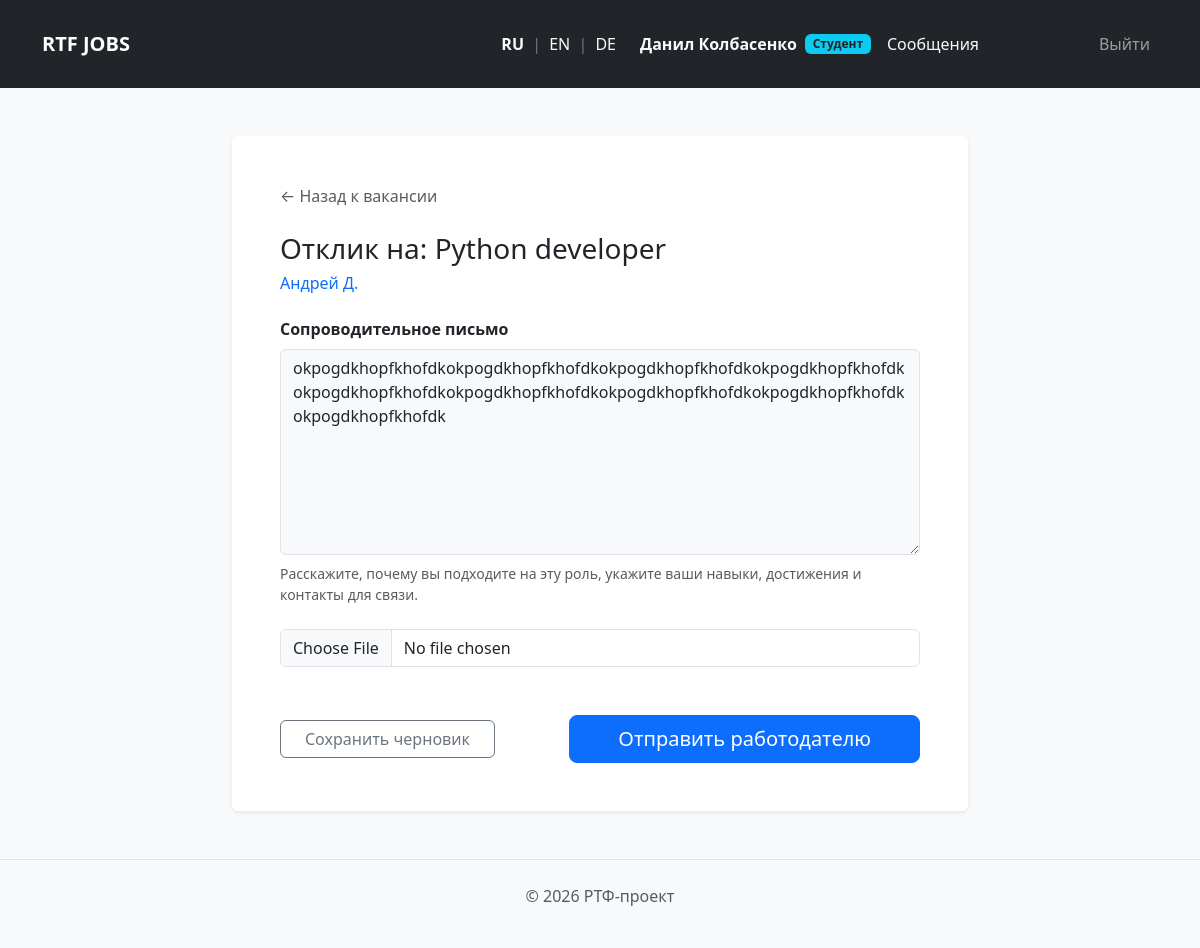
The page /apply/1 (signed in) on the database its author committed.
### app/models/vacancy.py (models this page shows)
class Vacancy(db.Model):
    __tablename__ = 'vacancies'
    id = db.Column(db.Integer, primary_key=True)
    title_ru = db.Column(db.String(150), nullable=False)
    title_en = db.Column(db.String(150))
    title_de = db.Column(db.String(150))
    description_ru = db.Column(db.Text, nullable=False)
    description_en = db.Column(db.Text)
    description_de = db.Column(db.Text)
    company = db.Column(db.String(150), nullable=False)
    salary_from = db.Column(db.Integer)
    salary_to = db.Column(db.Integer)
    employment_type = db.Column(db.String(50))
    is_internship = db.Column(db.Boolean, default=False)
    created_at = db.Column(db.DateTime, default=datetime.utcnow)
    department_id = db.Column(db.Integer, db.ForeignKey('departments.id'), nullable=False)
    author_id = db.Column(db.Integer, db.ForeignKey('users.id'), nullable=False)
    category_id = db.Column(db.Integer, db.ForeignKey('categories.id'), nullable=True)
    skills = db.relationship('Skill', secondary=vacancy_skills, backref=db.backref('vacancies', lazy='dynamic'))
    applications = db.relationship('Application', backref='vacancy', lazy=True)

### app/models/application.py (models this page shows)
class Application(db.Model):
    __tablename__ = 'applications'
    id = db.Column(db.Integer, primary_key=True)
    vacancy_id = db.Column(db.Integer, db.ForeignKey('vacancies.id'), nullable=False)
    student_id = db.Column(db.Integer, db.ForeignKey('users.id'), nullable=False)
    status_id = db.Column(db.Integer, db.ForeignKey('application_statuses.id'), nullable=False, default=1)
    cover_letter = db.Column(db.Text)
    interview_time = db.Column(db.String(100))
    interview_place = db.Column(db.String(255))
    created_at = db.Column(db.DateTime, default=datetime.utcnow)
    student = db.relationship('User', backref='student_applications')
    status = db.relationship('ApplicationStatus')
    messages = db.relationship('Message', backref='application', lazy=True, cascade="all, delete-orphan")

### app/routes/vacancy.py (the view, shortened to what this page needs)
@vacancy_bp.route('/apply/<int:vacancy_id>', methods=['GET', 'POST'])
def apply_vacancy(vacancy_id):
    if 'user_id' not in session or session.get('role') != 'student':
        flash("Только авторизованные студенты могут откликаться.", "danger")
        return redirect(f'/vacancy/{vacancy_id}')
    vacancy = Vacancy.query.get_or_404(vacancy_id)
    existing_app = Application.query.filter_by(
        vacancy_id=vacancy_id,
        student_id=session['user_id']
    ).first()
    return render_template('apply.html', vacancy=vacancy, existing_app=existing_app)

### templates/apply.html (shortened to what this page needs)
{% extends "base.html" %}
{% block content %}
<div class="row justify-content-center">
  <div class="col-md-8">
    <div class="card shadow-sm border-0 mt-4">
      <div class="card-body p-5">
        <a href="/vacancy/{{ vacancy.id }}" class="text-decoration-none text-muted mb-4 d-inline-block">&larr; Назад к вакансии</a>
        <h3 class="mb-2">Отклик на: {{ vacancy.title_ru }}</h3>
        <h6 class="text-primary mb-4">{{ vacancy.company }}</h6>
        <form method="POST">
          <div class="mb-4">
            <label for="cover_letter" class="form-label fw-bold">Сопроводительное письмо</label>
            <textarea class="form-control bg-light" id="cover_letter" name="cover_letter" rows="8" placeholder="Здравствуйте! Меня заинтересовала ваша вакансия, потому что..." required>{% if existing_app %}{{ existing_app.cover_letter }}{% endif %}</textarea>
            <div class="form-text mt-2">Расскажите, почему вы подходите на эту роль, укажите ваши навыки, достижения и контакты для связи.</div>
          </div>
          <input type="file" class="form-control">
          <div class="d-flex justify-content-between align-items-center mt-5">
            <button type="submit" name="action" value="draft" class="btn btn-outline-secondary px-4">
              Сохранить черновик
            </button>
            <button type="submit" name="action" value="send" class="btn btn-primary px-5 btn-lg">
              Отправить работодателю
            </button>
          </div>
        </form>
      </div>
    </div>
  </div>
</div>
{% endblock %}

### rows shown on the page
Vacancy: title_ru "Python developer", company "Андрей Д."
Application: cover_letter "okpogdkhopfkhofdkokpogdkhopfkhofdkokpogdkhopfkhofdkokpogdkhopfkhofdkokpogdkhopfkhofdkokpogdkhopfkhofdkokpogdkhopfkhofdkokpogdkhopfkhofdkokpogdkhopfkhofdk"

### other values the page prints
{{ session.get('user_name') }} "Данил Колбасенко"
{{ t('student') }} "Студент"
{{ t('logout') }} "Выйти"
{{ t('footer_text') }} "РТФ-проект"
